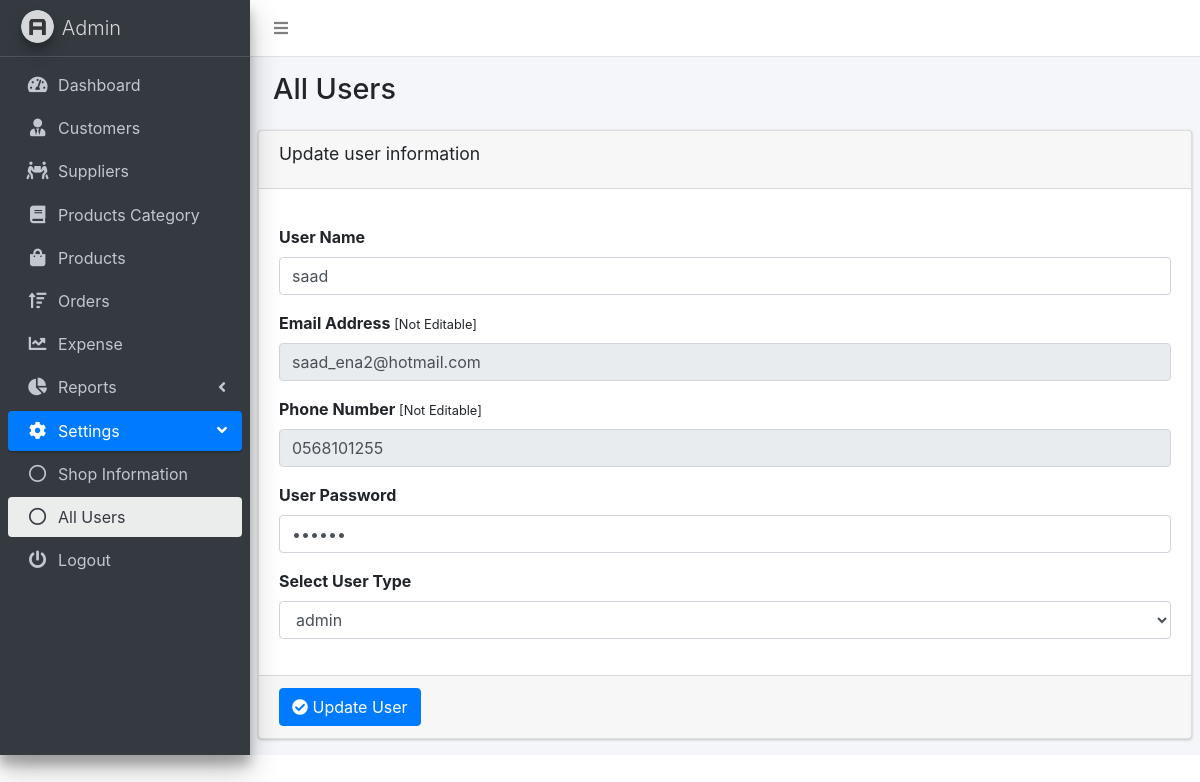
The page /edit_users.php?id=10 (signed in) on the database its author committed.
### tables this page shows
CREATE TABLE `users` (
  `id` int(11) NOT NULL,
  `name` varchar(255) NOT NULL,
  `cell` varchar(255) NOT NULL,
  `email` varchar(255) NOT NULL,
  `password` varchar(255) NOT NULL,
  `user_type` varchar(255) NOT NULL
);

### edit_users.php (the view, shortened to what this page needs)
<?php
if ($_SERVER["REQUEST_METHOD"] == "GET") {
  $getid = $_GET['id'];
  include('db_connect.php');
  if (!empty($getid)) {
    $query = mysqli_query($con, "SELECT * FROM users WHERE id='$getid'");
    $row = mysqli_fetch_assoc($query);
  }
}
?>
<!DOCTYPE html>
<html lang="en">
<head>
  <link rel="stylesheet" href="dist/css/preloader.css">
  <link rel="stylesheet" href="plugins/sweetalert2/sweetalert2.min.css">
  <link rel="stylesheet" href="plugins/fontawesome-free/css/all.min.css">
  <link rel="stylesheet" href="https://code.ionicframework.com/ionicons/2.0.1/css/ionicons.min.css">
  <link rel="stylesheet" href="plugins/datatables-bs4/css/dataTables.bootstrap4.min.css">
  <link rel="stylesheet" href="plugins/datatables-responsive/css/responsive.bootstrap4.min.css">
  <link rel="stylesheet" href="dist/css/adminlte.min.css">
  <link href="plugins/bootstrap/css/bootstrap.min.css" rel="stylesheet"/>
</head>
<body class="hold-transition sidebar-mini">
<div class="wrapper">
  <nav class="main-header navbar navbar-expand navbar-white navbar-light">
    <ul class="navbar-nav">
      <li class="nav-item">
        <a class="nav-link" data-widget="pushmenu" href="#" role="button"><i class="fas fa-bars"></i></a>
      </li>
    </ul>
  </nav>
  <aside class="main-sidebar sidebar-dark-primary elevation-4">
    <a href="#" class="brand-link">
      <img src="dist/img/AdminLTELogo.png"
           alt="AdminLTE Logo"
           class="brand-image img-circle elevation-3"
           style="opacity: .8">
      <span class="brand-text font-weight-light">Admin</span>
    </a>
    <div class="sidebar">
      <nav class="mt-2">
        <ul class="nav nav-pills nav-sidebar flex-column" data-widget="treeview" role="menu" data-accordion="false">
          <li class="nav-item">
            <a href="dashboard.php" class="nav-link">
              <i class="nav-icon fas fa-tachometer-alt"></i>
              <p>
                Dashboard
              </p>
            </a>
          </li>
          <li class="nav-item">
            <a href="customers.php" class="nav-link">
              <i class="nav-icon fas fa-user-tie"></i>
              <p>
                Customers
              </p>
            </a>
          </li>
          <li class="nav-item">
            <a href="suppliers.php" class="nav-link">
              <i class="nav-icon fas fa-people-carry"></i>
              <p>
                Suppliers
              </p>
            </a>
          </li>
          <li class="nav-item">
            <a href="category.php" class="nav-link">
              <i class="nav-icon fas fa-book"></i>
              <p>
                Products Category
              </p>
            </a>
          </li>
          <li class="nav-item">
            <a href="products.php" class="nav-link">
              <i class="nav-icon fas fa-shopping-bag"></i>
              <p>
                Products
              </p>
            </a>
          </li>
          <li class="nav-item">
            <a href="orders.php" class="nav-link">
              <i class="nav-icon fas fa-sort-amount-up"></i>
              <p>
                Orders
              </p>
            </a>
          </li>
          <li class="nav-item">
            <a href="expense.php" class="nav-link">
              <i class="nav-icon fas fa-chart-line"></i>
              <p>
                Expense
              </p>
            </a>
          </li>
          <li class="nav-item">
            <a href="#" class="nav-link">
              <i class="nav-icon fas fa-chart-pie"></i>
              <p>
                Reports
                <i class="right fas fa-angle-left"></i>
              </p>
            </a>
          </li>
          <li class="nav-item has-treeview menu-open">
            <a href="products.php" class="nav-link active">
              <i class="nav-icon fas fa-cog"></i>
              <p>
                Settings
                <i class="right fas fa-angle-left"></i>
              </p>
            </a>
            <ul class="nav nav-treeview">
              <li class="nav-item">
                <a href="shop_information.php" class="nav-link">
                  <i class="far fa-circle nav-icon"></i>
                  <p>Shop Information</p>
                </a>
              </li>
              <li class="nav-item">
                <a href="all_users.php" class="nav-link active">
                  <i class="far fa-circle nav-icon"></i>
                  <p>All Users</p>
                </a>
              </li>
            </ul>
          </li>
          <li class="nav-item">
            <a href="logout.php" class="nav-link">
              <i class="nav-icon fas fa-power-off"></i>
              <p>
                Logout
              </p>
            </a>
          </li>
        </ul>
      </nav>
    </div>
  </aside>
  <div class="content-wrapper">
    <section class="content-header">
      <div class="container-fluid">
        <div class="row mb-2">
          <div class="col-sm-6">
            <h1>All Users</h1>
          </div>
        </div>
      </div>
    </section>
    <section class="content">
      <div class="row">
        <div class="col-12">
          <div class="card">
            <div class="card-header">
              <h3 class="card-title">Update user information</h3>
            </div>
            <form role="form" id="quickForm" method="post" action="edit_users.php">
              <div class="card-body">
                <div class="form-group">
                  <label for="exampleInputuserName">User Name</label>
                  <input type="text" name="user_name" class="form-control" id="exampleInputuserName"
                         value="<?php echo $row['name'] ?>">
                </div>
                <div class="form-group">
                  <label for="exampleInputEmail1">Email Address <small>[Not Editable]</small></label>
                  <input type="email" name="user_email" class="form-control" id="exampleInputEmail1" readonly
                         value="<?php echo $row['email'] ?>">
                </div>
                <div class="form-group">
                  <label for="exampleInputPhone">Phone Number <small>[Not Editable]</small></label>
                  <input type="tel" name="user_phone" class="form-control" id="exampleInputPhone" readonly
                         value="<?php echo $row['cell'] ?>">
                </div>
                <div class="form-group">
                  <label for="exampleInputPassword">User Password</label>
                  <input type="password" name="user_password" class="form-control" id="exampleInputPassword"
                         value="<?php echo $row['password'] ?>">
                </div>
                <div class="form-group">
                  <div class="form-group">
                    <label for="exampleUserType">Select User Type</label>
                    <select class="form-control" name="user_type" id="exampleUserType">
                      <option
                        value="<?php echo strtolower($row['user_type']) ?>"><?php echo $row['user_type'] ?></option>
                    </select>
                  </div>
                </div>
              </div>
              <div class="card-footer">
                <button type="submit" id="update_user" class="btn btn-primary"><i class="fa fa-check-circle"></i> Update
                  User
                </button>
              </div>
            </form>
          </div>
        </div>
      </div>
    </section>
  </div>
</div>
</body>
</html>

### rows shown on the page
users: user_name "saad", user_email "saad_ena2@hotmail.com", user_phone "0568101255", user_type "admin"
